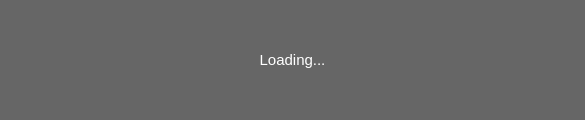
<?xml version="1.0" encoding="UTF-8"?>
<ui version="4.0">
 <class>Form</class>
 <widget class="QWidget" name="Form">
  <property name="geometry">
   <rect>
    <x>0</x>
    <y>0</y>
    <width>585</width>
    <height>120</height>
   </rect>
  </property>
  <property name="sizePolicy">
   <sizepolicy hsizetype="Preferred" vsizetype="Fixed">
    <horstretch>0</horstretch>
    <verstretch>0</verstretch>
   </sizepolicy>
  </property>
  <property name="minimumSize">
   <size>
    <width>0</width>
    <height>120</height>
   </size>
  </property>
  <property name="maximumSize">
   <size>
    <width>16777215</width>
    <height>120</height>
   </size>
  </property>
  <property name="cursor">
   <cursorShape>ArrowCursor</cursorShape>
  </property>
  <property name="windowTitle">
   <string>Form</string>
  </property>
  <property name="autoFillBackground">
   <bool>false</bool>
  </property>
  <property name="styleSheet">
   <string notr="true">background-color: #666;</string>
  </property>
  <layout class="QHBoxLayout" name="horizontalLayout">
   <property name="spacing">
    <number>0</number>
   </property>
   <property name="leftMargin">
    <number>0</number>
   </property>
   <property name="topMargin">
    <number>0</number>
   </property>
   <property name="rightMargin">
    <number>0</number>
   </property>
   <property name="bottomMargin">
    <number>0</number>
   </property>
   <item>
    <widget class="QLabel" name="textlabel">
     <property name="styleSheet">
      <string notr="true">color: white;
font-size: 15px;</string>
     </property>
     <property name="text">
      <string>Loading...</string>
     </property>
     <property name="alignment">
      <set>Qt::AlignCenter</set>
     </property>
    </widget>
   </item>
  </layout>
 </widget>
 <resources/>
 <connections/>
</ui>
